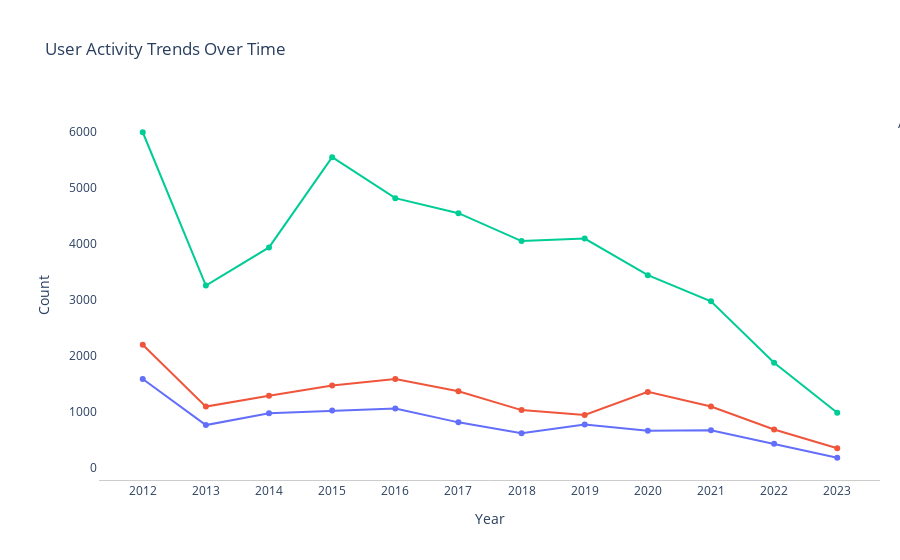

Notebook code for this chart:
### Markdown cell above
#### *How have number of Posts, Comments and Votes changed over time?*

### Code cell
# 1. Plot the number of posts, comments and votes over time to analyze how user engagement has evolved.

import plotly.graph_objs as go
from plotly.subplots import make_subplots

# Convert 'CreationDate' in Posts, Comments, and Votes dataframes to datetime for analysis
df_posts['CreationDate'] = pd.to_datetime(df_posts['CreationDate'])
df_comments['CreationDate'] = pd.to_datetime(df_comments['CreationDate'])
df_votes['CreationDate'] = pd.to_datetime(df_votes['CreationDate'])

# Resample to count number of Posts, Comments, and Votes each year
df_posts['Year'] = df_posts['CreationDate'].dt.to_period("Y")
df_comments['Year'] = df_comments['CreationDate'].dt.to_period("Y")
df_votes['Year'] = df_votes['CreationDate'].dt.to_period("Y")

posts_per_year = df_posts.groupby('Year').size().sort_index()
comments_per_year = df_comments.groupby('Year').size().sort_index()
votes_per_year = df_votes.groupby('Year').size().sort_index()

# Convert the period index to string for efficient plotting
posts_per_year.index = posts_per_year.index.astype(str)
comments_per_year.index = comments_per_year.index.astype(str)
votes_per_year.index = votes_per_year.index.astype(str)

# Create subplot
fig = make_subplots()

# Add traces for posts, comments, and votes
fig.add_trace(go.Scatter(x=posts_per_year.index, y=posts_per_year, mode='lines+markers', name='Posts'))
fig.add_trace(go.Scatter(x=comments_per_year.index, y=comments_per_year, mode='lines+markers', name='Comments'))
fig.add_trace(go.Scatter(x=votes_per_year.index, y=votes_per_year, mode='lines+markers', name='Votes'))

# Update the layout
fig.update_layout(title='User Activity Trends Over Time',
                  xaxis_title='Year',
                  yaxis_title='Count',
                  legend_title='Activity Type',
                  xaxis=dict(showline=True, showgrid=False, showticklabels=True, linecolor='rgb(204, 204, 204)'),
                  yaxis=dict(showline=True, showgrid=False, showticklabels=True),
                  autosize=False,
                  margin=dict(autoexpand=False, l=100, r=20, t=110),
                  plot_bgcolor='white')

fig.show()

### Figure 1 — Plotly figure (JSON) as saved in the notebook; plotly's stock layout.template omitted (floating-point values rounded to 4 significant figures)
{"data": [{"mode": "lines+markers", "name": "Posts", "type": "scatter", "x": ["2012", "2013", "2014", "2015", "2016", "2017", "2018", "2019", "2020", "2021", "2022", "2023"], "y": [1587, 762, 975, 1022, 1057, 811, 616, 771, 661, 669, 428, 178]}, {"mode": "lines+markers", "name": "Comments", "type": "scatter", "x": ["2012", "2013", "2014", "2015", "2016", "2017", "2018", "2019", "2020", "2021", "2022", "2023"], "y": [2198, 1093, 1286, 1469, 1586, 1367, 1030, 943, 1356, 1094, 683, 348]}, {"mode": "lines+markers", "name": "Votes", "type": "scatter", "x": ["2012", "2013", "2014", "2015", "2016", "2017", "2018", "2019", "2020", "2021", "2022", "2023"], "y": [6000, 3258, 3940, 5554, 4821, 4552, 4053, 4098, 3443, 2975, 1876, 984]}], "layout": {"autosize": false, "legend": {"title": {"text": "Activity Type"}}, "margin": {"autoexpand": false, "l": 100, "r": 20, "t": 110}, "plot_bgcolor": "white", "title": {"text": "User Activity Trends Over Time"}, "xaxis": {"anchor": "y", "domain": [0, 1], "linecolor": "rgb(204, 204, 204)", "showgrid": false, "showline": true, "showticklabels": true, "title": {"text": "Year"}}, "yaxis": {"anchor": "x", "domain": [0, 1], "showgrid": false, "showline": true, "showticklabels": true, "title": {"text": "Count"}}}}
